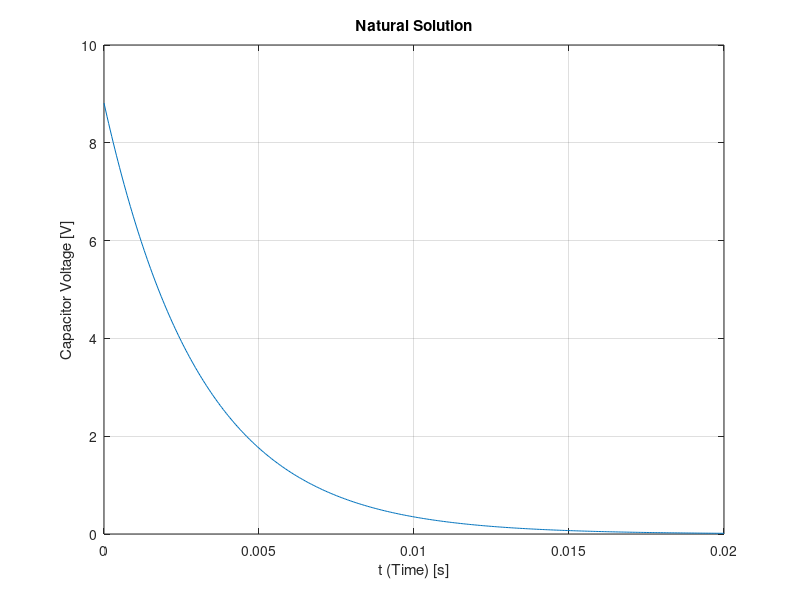

Write the MATLAB code that produced this figure.
Vx = 8.81255;
Req = 3098.898337 ; %Req = R5
C = 1e-06; %1 uF

%Time Constant (T=1/(RC))
K = (Req*C);

t=[0:0.00005:0.02];

nat_sol=Vx*exp(-t/K);

plot(t,nat_sol), xlabel("t (Time) [s]"), ylabel("Capacitor Voltage [V]"), 
                 title("Natural Solution"), grid on